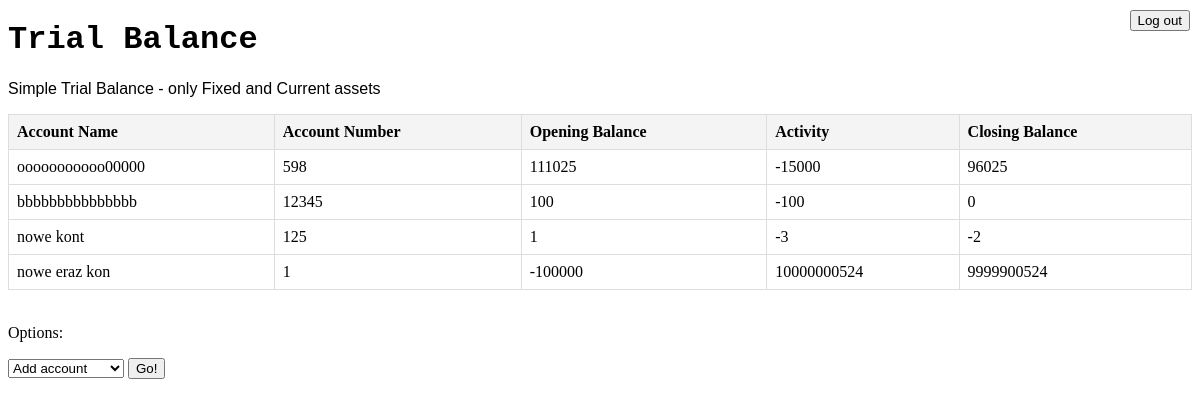
The page /trial_balance/ (signed in) on the database its author committed.
### account/models.py (models this page shows, shortened)
class SimpleTrialBalance(models.Model):
    account_name = models.CharField(max_length=30)
    account_number = models.IntegerField()
    opening_balance = models.IntegerField()
    activity = models.IntegerField()
    closing_balance = models.IntegerField(editable=False) # (1) editable=False - uniemożliwa ręczne wprowadzanie pola, (2) to pole zostanie excludowane na poziomie formularza

### account/views.py (the view)
# urls.py: path('trial_balance/', views.ParentViewTrialBalance.as_view(), name='trial_balance'),
class ParentViewTrialBalance(TemplateView):
    template_name = 'trial_balance.html'
    def get_context_data(self, **kwargs):
        context = super().get_context_data(**kwargs)
        context['trial_balance_data'] = SimpleTrialBalance.objects.all()
        context['dropdown_list_main'] = [
            {'name': 'Add account', 'class': 'AccountCreateView'},
            {'name': 'Delete account', 'class': 'AccountDeleteView'},
            {'name': 'Update account', 'class': 'AccountUpdateSelectView'},
        ]
        return context
    def get(self, request, *args, **kwargs):
        action = request.GET.get('action')
        if action == 'AccountDeleteView':
            return redirect('delete_account')
        elif action == 'AccountUpdateSelectView':
            return redirect('account_update_select')
        elif action == 'AccountCreateView':
            return redirect('user_form')
        return super().get(request, *args, **kwargs)

### account/templates/trial_balance.html (shortened to what this page needs)
<!DOCTYPE html>
<html lang="en">
<head>
</head>
<body>
    {% if user.is_authenticated %}
        <form method="POST" action="{% url 'user_logout' %}" class="right-button">
            <button type="submit">Log out</button>
        </form>
    {% endif %}
    <FONT FACE="Courier New">
        <h1>Trial Balance</h1>
    </FONT>
    <FONT FACE="Arial">
        <p>Simple Trial Balance - only Fixed and Current assets</p>
    </FONT>
<table>
    <thead>
        <tr>
            <th>Account Name</th>
            <th>Account Number</th>
            <th>Opening Balance</th>
            <th>Activity</th>
            <th>Closing Balance</th>
        </tr>
    </thead>
    <tbody>
        {% for record in trial_balance_data %}
            <tr>
                <td>{{ record.account_name }}</td>
                <td>{{ record.account_number }}</td>
                <td>{{ record.opening_balance }}</td>
                <td>{{ record.activity }}</td>
                <td>{{ record.closing_balance }}</td>
            </tr>
        {% endfor %}
    </tbody>
</table>
<br>
<p>Options:</p>
<form method="GET" action="">
    <select name="action" required>
        {% for form in dropdown_list_main %}
            <option value="{{ form.class }}">{{ form.name }}</option>
        {% endfor %}
    </select>
<button type="submit">Go!</button>
</form>
</body>
</html>

### account/templates/trial_balance.html (style rules this page uses)
table { border-collapse: collapse; width: 100%; }
th, td { border: 1px solid #ddd; padding: 8px; text-align: left; }
th { background-color: #f4f4f4; }
.right-button { position: absolute; top: 10px; right: 10px; }

### rows shown on the page
SimpleTrialBalance: account_name "ooooooooooo00000", account_number "598", opening_balance "111025", activity "-15000", closing_balance "96025"
SimpleTrialBalance: account_name "bbbbbbbbbbbbbbb", account_number "12345", opening_balance "100", activity "-100", closing_balance "0"
SimpleTrialBalance: account_name "nowe kont", account_number "125", opening_balance "1", activity "-3", closing_balance "-2"
SimpleTrialBalance: account_name "nowe eraz kon", account_number "1", opening_balance "-100000", activity "10000000524", closing_balance "9999900524"

### other values the page prints
form field action "Add account"
